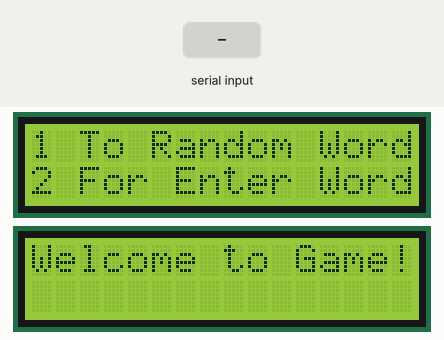
A sketch run on a simulated Arduino Uno, built with avr-gcc and run on an emulated ATmega328P. Parts: 2 × 16×2 character LCD. The test bench sets the inputs (shaded band). Random numbers use the default seed unless the sketch sets one; what the sketch prints to the serial monitor is not drawn.

Above: at 1.3 s.
1.4 s: "3\n" received over Serial
At 2.0 s:
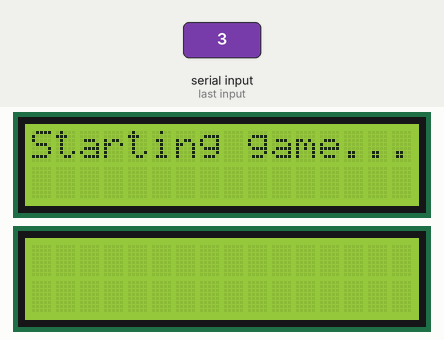
4.4 s: byte 50 ('2') received over Serial
At 5.4 s:
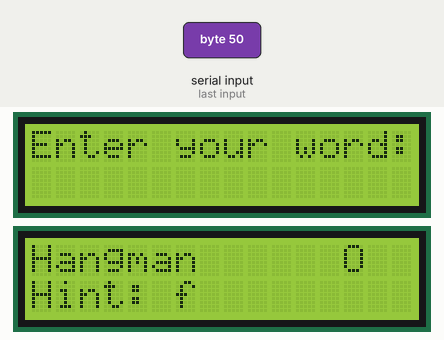
5.9 s: byte 49 ('1') received over Serial
At 7.7 s:
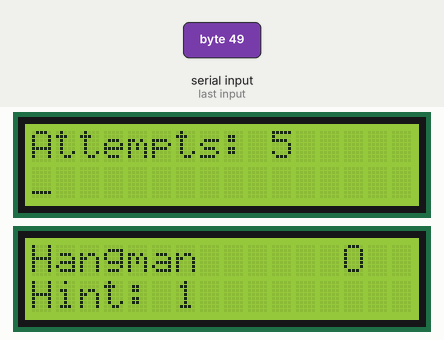
8.4 s: byte 52 ('4') received over Serial
At 10.8 s:
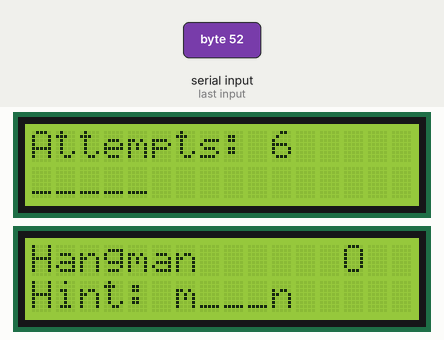
11.4 s: byte 51 ('3') received over Serial
At 14.2 s:
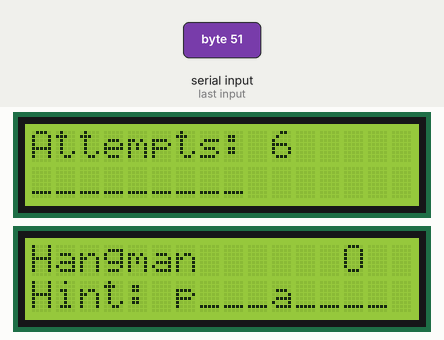
14.4 s: "2\n" received over Serial
At 15.0 s:
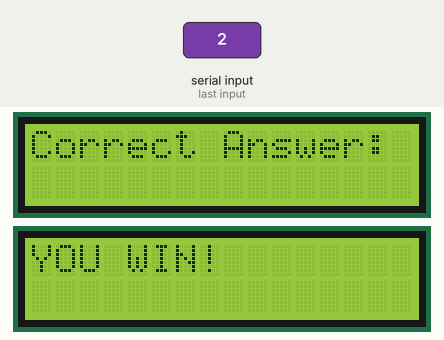
Timing chart, 0 to 17.4 s (numbered marks = the images above; inputs shaded):
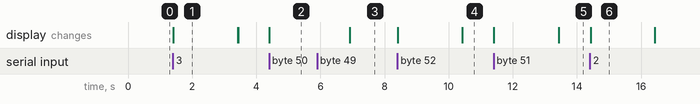

Measured:
- after the input at 1.4 s, the display: changes at once (image 1)
- after the input at 4.4 s, the display: changes at once (image 2)
- after the input at 5.9 s, the display: changes after 1.0 s (image 3)
- after the input at 8.4 s, the display: first changes at once (image 4 shows a later state)
- after the input at 11.4 s, the display: first changes at once (image 5 shows a later state)
- after the input at 14.4 s, the display: changes at once (image 6)
- what the display in image 1 shows lasts 2.0 s, from 1.4 s to 3.4 s

The sketch:

group_project1.ino
```cpp
//Name:Chhiring Sherpa
//group Project
//group members: Mustafa, Gukdeniz, Mohommmad
//hangMan Game
#include <LiquidCrystal.h>

LiquidCrystal lcdAttempts(12, 11, 5, 4, 3, 2);// this part is for lcd screen 1
LiquidCrystal lcdHangman(10, 13, 9, 8, 7, 6);// this part is for lcd screen 2

String targetWord;
String guessedWord;
char guessedLetters[26];
int guessedPositions[26];
int numCorrectGuesses;
int attemptsLeft;
int hangmanState;

// Define your database of words
String wordDatabase[30] = {
  "apple", "banana", "orange", "pear", "grape",
  "strawberry", "blueberry", "kiwi", "pineapple", "mango",
  "peach", "plum", "cherry", "watermelon", "lemon",
  "lime", "coconut", "pomegranate", "apricot", "fig",
  "raspberry", "blackberry", "cranberry", "melon", "nectarine",
  "persimmon", "quince", "guava", "lychee", "kiwifruit"
};

void setup() {
  lcdAttempts.begin(16, 2);
  lcdHangman.begin(16, 2);

  // Generate a random index to select a word
  int randomIndex = random(0, 30);

  // Select a word using the random index
  targetWord = wordDatabase[randomIndex];
  Serial.begin(9600);
  lcdHangman.print("Welcome to Game!");//starting screen
  lcdHangman.setCursor(0, 1);
  lcdAttempts.print("1 To Random Word");//for choosing game mode
  lcdAttempts.setCursor(0, 2);
  lcdAttempts.print("2 For Enter Word");
  numCorrectGuesses = 0;
  attemptsLeft = 6; //its initialized the attemts left

  hangmanState = 0; //it initialized the ahnmg man stat to 0
}

void loop() {
  if (Serial.available() > 0) {  //checks which option is selected
    char option = Serial.read();
    Serial.println(option);
    if (option == '1') { //if 1 is pressed
      lcdAttempts.clear();
      lcdAttempts.print("Starting with random word..."); //waiting screen
      startGameRandom();
    } else if (option == '2') { //if 2 is pressed
      lcdAttempts.clear();
      lcdAttempts.print("Enter your word:"); //user input
      while (!Serial.available());
      targetWord = Serial.readStringUntil('\n');
      targetWord.trim();
      Serial.println(targetWord);
      lcdAttempts.clear();
      lcdAttempts.print("Starting with your word...");//waiting screen
      startGameCustom();
    } else if (option == '3' || option == '4') {
      restartGame(); // Restart the game on '3' or '4' input
    } else {
      handleGuess(option); // Pass the guessed character to handleGuess()
    }
  }
}

void startGameRandom() { //if we select random the code will find random words from database
  lcdAttempts.clear();
  lcdAttempts.print("Guess the word:");
  guessedWord = String(targetWord.length(), '_');//this is for words adding "_"  for every letter
  updateDisplay();

}


void startGameCustom() {
  guessedWord = String(targetWord.length(), '_');//if we select guessing words manually
  updateDisplay();
}

void handleGuess(char guess) {
  bool alreadyGuessed = false;

  // Check if the guessed letter has already been guessed before
  for (int i = 0; i < numCorrectGuesses; i++) {
    if (guessedLetters[i] == guess) {
      alreadyGuessed = true;
      break;
    }
  }

  // If the letter has not been guessed before, proceed to handle the guess
  if (!alreadyGuessed) {
    bool correctGuess = false;

    // Check if the guessed letter is present in the target word
    for (int i = 0; i < targetWord.length(); i++) {
      if (targetWord[i] == guess) {
        // Update the guessed word with the correctly guessed letter
        guessedWord[i] = guess;
        guessedLetters[numCorrectGuesses] = guess;
        guessedPositions[numCorrectGuesses] = i;
        numCorrectGuesses++;
        correctGuess = true;
      }
    }

    // If the guess is incorrect, decrement attempts left and update hangman state
    if (!correctGuess) {
      attemptsLeft--;
      hangmanState++;
    }

    // Update the displayed guessed word and hangman state on the LCD
    updateGuessedWord();
    updateDisplay();
  }
}

void updateGuessedWord() {
  guessedWord = "";
  // Construct the guessed word based on the correct guesses
  for (int i = 0; i < targetWord.length(); i++) {
    bool found = false;
    for (int j = 0; j < numCorrectGuesses; j++) {
      if (i == guessedPositions[j]) {
        guessedWord += guessedLetters[j];
        found = true;
        break;
      }
    }
    if (!found) {
      guessedWord += "_";  // Placeholder for letters not yet guessed
    }
  }
}

void updateDisplay() {
  lcdAttempts.clear();
  lcdHangman.clear();

  // Display the number of attempts left
  lcdAttempts.setCursor(0, 0);
  lcdAttempts.print("Attempts: ");
  lcdAttempts.print(attemptsLeft);

  // Display the hangman figure
  lcdHangman.setCursor(0, 0);
  lcdHangman.print("Hangman");

  // Display the guessed word with correct guesses filled in
  lcdAttempts.setCursor(0, 1);
  lcdAttempts.print("");
  for (int i = 0; i < targetWord.length(); i++) {
    bool found = false;
    for (int j = 0; j < numCorrectGuesses; j++) {
      if (i == guessedPositions[j]) {
        lcdAttempts.print(guessedLetters[j]);
        found = true;
        break;
      }
    }
    if (!found) {
      lcdAttempts.print("_");  // Display underscores for unguessed letters
    }

  }

  // Display the hint for the word
  lcdHangman.setCursor(0, 1);
  lcdHangman.print("Hint: ");

  // Display clue based on word length
  lcdHangman.print(targetWord[0]);  // Always display the first letter

  if (targetWord.length() > 4) {
    for (int i = 1; i < 4; i++) {
      lcdHangman.print("_"); // Display underscores between the first and fifth letters
    }
    lcdHangman.print(targetWord[4]);  // Display the fifth letter if word length is more than 4
  }

  // Display underscores for the rest of the word
  for (int i = 5; i < targetWord.length(); i++) {
    lcdHangman.print("_");  // Display underscores for the rest of the letters
  }

  // Display different parts of the hangman based on the hangman state
  switch (hangmanState) {
    case 0:
    case 1:
      lcdHangman.setCursor(13, 0);
      lcdHangman.print("O");
      break;
    case 2:
      lcdHangman.setCursor(13, 0);
      lcdHangman.print("O");
      lcdHangman.setCursor(13, 1);
      lcdHangman.print("|");
      break;
    case 3:
      lcdHangman.setCursor(13, 0);
      lcdHangman.print("O");
      lcdHangman.setCursor(12, 1);
      lcdHangman.print("(|");
      break;
    case 4:
      lcdHangman.setCursor(13, 0);
      lcdHangman.print("O");
      lcdHangman.setCursor(12, 1);
      lcdHangman.print("(|)");
      break;
    case 5:
      lcdHangman.setCursor(13, 0);
      lcdHangman.print("O");
      lcdHangman.setCursor(12, 1);
      lcdHangman.print("(|)");
      lcdAttempts.setCursor(13, 0);
      lcdAttempts.print("|");
      lcdAttempts.setCursor(12, 1);
      lcdAttempts.print("(");
      break;
    case 6:
      lcdHangman.setCursor(13, 0);
      lcdHangman.print("O");
      lcdHangman.setCursor(12, 1);
      lcdHangman.print("(|)");
      lcdAttempts.setCursor(13, 0);
      lcdAttempts.print("|");
      lcdAttempts.setCursor(12, 1);
      lcdAttempts.print("( )");
      break;

  }

  // Display win message if the guessed word matches the target word
if (guessedWord == targetWord) {
    lcdHangman.clear(); // Assuming lcdHangman is properly initialized
    lcdHangman.setCursor(0, 0);
    lcdHangman.print("YOU WIN!");

    lcdAttempts.clear(); // Assuming lcdAttempts is properly initialized
    lcdAttempts.setCursor(0, 0);
    lcdAttempts.print("Correct Answer:");
    lcdAttempts.setCursor(0, 1);
    lcdAttempts.print(targetWord);
    delay(2000);
    lcdAttempts.clear();
    lcdAttempts.setCursor(0, 0);
    lcdAttempts.print("Press '3' to");
    lcdAttempts.setCursor(0,1);
    lcdAttempts.print("restart");
    delay(2000);
}


  // Display lose message if no attempts left
  if (attemptsLeft == 0) {
    delay(2000);
    lcdHangman.clear();
    lcdAttempts.clear();
    lcdHangman.setCursor(0, 0);
    lcdHangman.print("YOU LOST!");
    lcdAttempts.setCursor(0, 0);
    lcdAttempts.print("correct anwer:");
    lcdAttempts.setCursor(0, 1);
    lcdAttempts.print(targetWord);
    delay(2000);
    lcdAttempts.clear();
    lcdAttempts.setCursor(0, 0);
    lcdAttempts.print("Press '3' to");
    lcdAttempts.setCursor(0,1);
    lcdAttempts.print("restart");
    delay(2000);
  }
}

void restartGame() {
  // Clear LCD displays
  lcdAttempts.clear();
  lcdHangman.clear();

  // Reset game variables
  numCorrectGuesses = 0;
  attemptsLeft = 6;
  hangmanState = 0;
  memset(guessedLetters, 0, sizeof(guessedLetters));
  memset(guessedPositions, 0, sizeof(guessedPositions));

  // Generate a new random index to select a new word
  int randomIndex = random(0, 30);

  // Select a new word using the random index
  targetWord = wordDatabase[randomIndex];

  // Display game starting message
  lcdAttempts.print("Starting game...");
  delay(2000); // Delay for 2 seconds

  // Clear LCD displays again
  lcdAttempts.clear();
  lcdHangman.clear();

  // Start the new game with the selected word
  startGameRandom();
}
```
